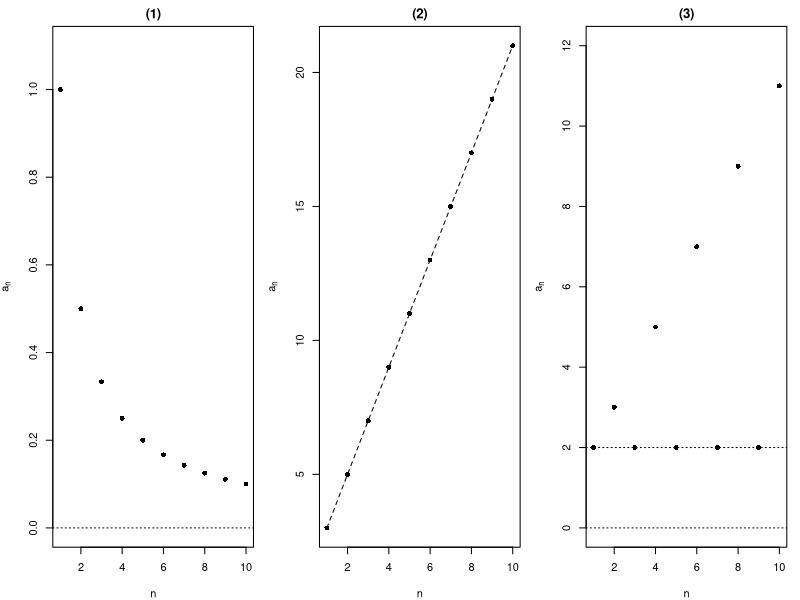
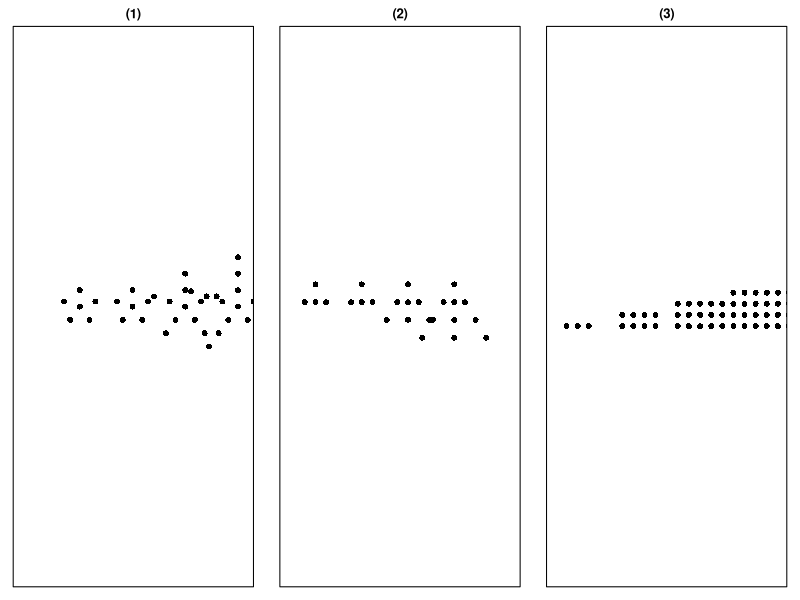
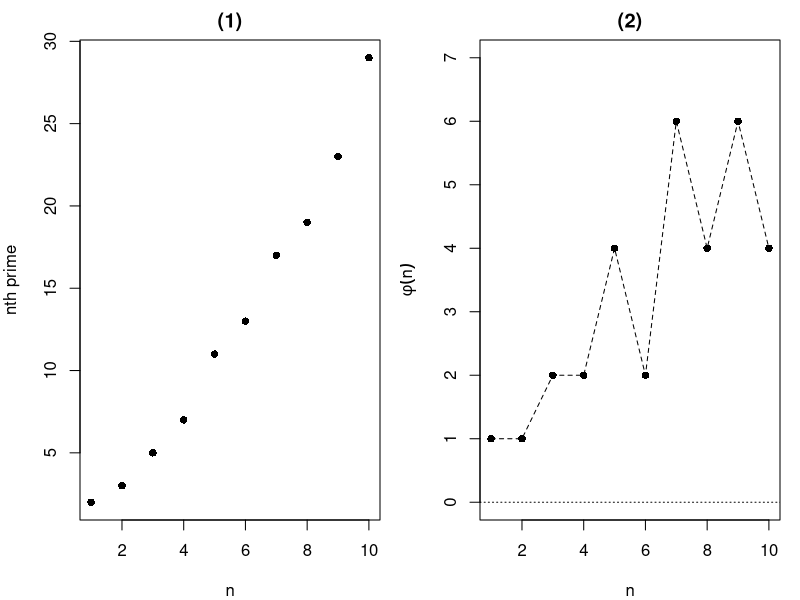
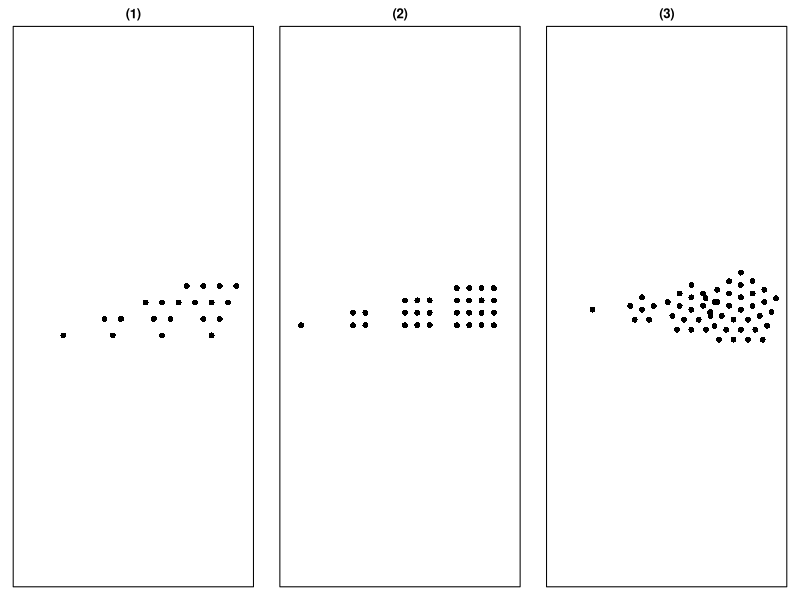

These charts were generated, in order, by the following R code:
setwd("C:/Users/18904/Github/senior-mathematics/codes")
if(!dir.exists("../figures"))dir.create("../figures")

# ---------- week71-1: Exercise 4.1 Q1, three scatter plots ----------
draw1 = function(){
  par(mfrow=c(1,3), mar=c(4,4,2,1))
  n = 1:10
  # (1) a_n = 1/n decreasing to 0
  a1 = 1/n
  plot(n, a1, pch=16, xlab="n", ylab=expression(a[n]), main="(1)", ylim=c(0,1.1))
  abline(h=0, lty=3)
  # (2) a_n = 2n+1 on a line
  a2 = 2*n+1
  plot(n, a2, pch=16, xlab="n", ylab=expression(a[n]), main="(2)")
  abline(h=0, lty=3)
  lines(n, a2, lty=2)
  # (3) piecewise: odd n -> 2, even n -> n+1
  a3 = ifelse(n%%2==1, 2, n+1)
  plot(n, a3, pch=16, xlab="n", ylab=expression(a[n]), main="(3)", ylim=c(0,12))
  abline(h=0, lty=3); abline(h=2, lty=3)
}
cairo_pdf("../figures/week71-1.pdf", width=12, height=4, family="SimSun"); draw1(); dev.off()
svglite::svglite("../figures/week71-1.svg", width=12, height=4); draw1(); dev.off()

# ---------- week71-2: Exercise 4.1 Q2, dot patterns (3 rows x 4 items) ----------
# Row (1): star/flower 1,6,11,16 = center + 5 arms of length (n-1)
# Row (2): T/person 1,4,7,10
# Row (3): rectangle 3,8,15,24 = n x (n+2) grid
star_pts = function(k){
  xs = 0; ys = 0
  for(a in 0:4){
    ang = a*2*pi/5 + pi/2
    for(t in 1:k){
      xs = c(xs, t*cos(ang)); ys = c(ys, t*sin(ang))
    }
  }
  cbind(xs, ys)
}
t_pts = function(k){
  xs = 0; ys = 0
  for(r in 1:(k-1)){
    xs = c(xs, -r*0.6, 0, r*0.6)
    ys = c(ys, -r, -r, -r)
  }
  cbind(xs, ys)
}
rect_pts = function(k){
  nr = k; nc = k+2
  g = expand.grid(x=1:nc, y=1:nr)
  cbind(g$x, g$y)
}
draw2 = function(){
  par(mfrow=c(1,3), mar=c(1,1,2,1))
  # (1) star row
  plot(0,0, type="n", xlim=c(-3.5,10), ylim=c(-3.5,3.5), asp=1, xaxt="n", yaxt="n",
       xlab="", ylab="", main="(1)")
  for(k in 1:4){
    off = (k-1)*3.2
    p = star_pts(k-1)
    points(p[,1]+off, p[,2], pch=16, cex=1.2)
  }
  # (2) T row
  plot(0,0, type="n", xlim=c(-1.5,11), ylim=c(-4,1.5), asp=1, xaxt="n", yaxt="n",
       xlab="", ylab="", main="(2)")
  for(k in 1:4){
    off = (k-1)*2.6
    p = t_pts(k)
    points(p[,1]+off, p[,2], pch=16, cex=1.2)
  }
  # (3) rectangle row
  plot(0,0, type="n", xlim=c(0,20), ylim=c(0,5.5), asp=1, xaxt="n", yaxt="n",
       xlab="", ylab="", main="(3)")
  for(k in 1:4){
    off = (k-1)*5
    p = rect_pts(k)
    points(p[,1]+off, p[,2], pch=16, cex=1.2)
  }
}
cairo_pdf("../figures/week71-2.pdf", width=12, height=4, family="SimSun"); draw2(); dev.off()
svglite::svglite("../figures/week71-2.svg", width=12, height=4); draw2(); dev.off()

# ---------- week71-3: Exercise 4.1 review Q1 (primes, Euler phi) ----------
draw3 = function(){
  par(mfrow=c(1,2), mar=c(4,4,2,1))
  n = 1:10; primes = c(2,3,5,7,11,13,17,19,23,29)
  plot(n, primes, pch=16, xlab="n", ylab="nth prime", main="(1)")
  abline(h=0, lty=3)
  phi = c(1,1,2,2,4,2,6,4,6,4)
  plot(n, phi, pch=16, xlab="n", ylab=expression(phi(n)), main="(2)", ylim=c(0,7))
  abline(h=0, lty=3)
  lines(n, phi, lty=2)
}
cairo_pdf("../figures/week71-3.pdf", width=8, height=4, family="SimSun"); draw3(); dev.off()
svglite::svglite("../figures/week71-3.svg", width=8, height=4); draw3(); dev.off()

# ---------- week71-4: Pythagorean triangular/square/pentagonal numbers ----------
tri_pts = function(k){
  xs = c(); ys = c()
  for(r in 1:k){
    xs = c(xs, (1:r) - (r+1)/2)
    ys = c(ys, rep(r-1, r))
  }
  cbind(xs, ys)
}
sq_pts = function(k){
  g = expand.grid(x=1:k, y=1:k)
  cbind(g$x, g$y)
}
pent_pts = function(k){
  xs = 0; ys = 0
  if(k >= 2){
    for(ring in 1:(k-1)){
      R = ring
      v = matrix(nrow=5, ncol=2)
      for(i in 0:4){
        ang = pi/2 + i*2*pi/5
        v[i+1,] = c(R*cos(ang), R*sin(ang))
      }
      nseg = ring
      for(e in 1:5){
        a = v[e,]; b = v[ifelse(e==5,1,e+1),]
        for(t in 0:(nseg-1)){
          xs = c(xs, a[1] + (b[1]-a[1])*t/nseg)
          ys = c(ys, a[2] + (b[2]-a[2])*t/nseg)
        }
      }
    }
  }
  cbind(xs, ys)
}
draw4 = function(){
  par(mfrow=c(1,3), mar=c(1,1,2,1))
  # (1) triangular row: 1,3,6,10
  plot(0,0, type="n", xlim=c(-2.5,11), ylim=c(-0.5,4), asp=1, xaxt="n", yaxt="n",
       xlab="", ylab="", main="(1)")
  for(k in 1:4){
    off = (k-1)*3.0
    p = tri_pts(k)
    points(p[,1]+off, p[,2], pch=16, cex=1.2)
  }
  # (2) square row: 1,4,9,16
  plot(0,0, type="n", xlim=c(0,18), ylim=c(0,5), asp=1, xaxt="n", yaxt="n",
       xlab="", ylab="", main="(2)")
  for(k in 1:4){
    off = (k-1)*4.2
    p = sq_pts(k)
    points(p[,1]+off, p[,2], pch=16, cex=1.2)
  }
  # (3) pentagonal row: 1,5,12,22
  plot(0,0, type="n", xlim=c(-3,15), ylim=c(-3,3.5), asp=1, xaxt="n", yaxt="n",
       xlab="", ylab="", main="(3)")
  for(k in 1:4){
    off = (k-1)*4.0
    p = pent_pts(k)
    points(p[,1]+off, p[,2], pch=16, cex=1.2)
  }
}
cairo_pdf("../figures/week71-4.pdf", width=12, height=4, family="SimSun"); draw4(); dev.off()
svglite::svglite("../figures/week71-4.svg", width=12, height=4); draw4(); dev.off()
